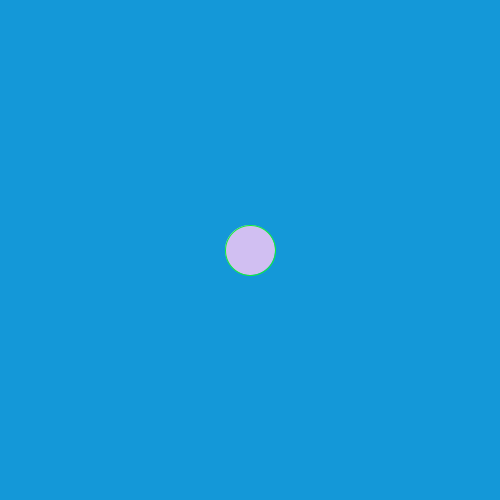
Frame 1 (no input)
Frame 60 (the mouse pressed at the canvas centre just before this capture): blank canvas, image omitted
Frame 120 (the mouse held since frame 60 and released just before this capture): blank canvas, image omitted

The Processing sketch that drew this single still picture (run headless with seeded random() and noise(); from frame 60 on, the mouse is pressed at the canvas centre):

// Processing sketch: Flappy_Bird
// ── Flappy_Bird.pde
int x= 250;
int y= 250;
int birdvelocity= 30;
int gravity=1;
void setup(){
  size(500,500);
  
  
}






void draw(){
  
  background(20,152,216);
  fill(209,191,242);
  stroke(17,242,52);
  ellipse(x,y,50,50);
  y+=20;
  x+=20;
 
  y+=gravity;
  
  
  
  
  
  
  
  
  
  
  
  
  
}
